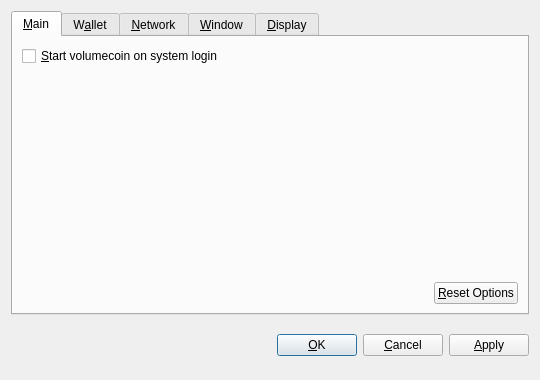
<?xml version="1.0" encoding="UTF-8"?>
<ui version="4.0">
 <class>OptionsDialog</class>
 <widget class="QDialog" name="OptionsDialog">
  <property name="geometry">
   <rect>
    <x>0</x>
    <y>0</y>
    <width>540</width>
    <height>380</height>
   </rect>
  </property>
  <property name="windowTitle">
   <string>Options</string>
  </property>
  <property name="modal">
   <bool>true</bool>
  </property>
  <layout class="QVBoxLayout" name="verticalLayout">
   <item>
    <widget class="QTabWidget" name="tabWidget">
     <property name="tabPosition">
      <enum>QTabWidget::North</enum>
     </property>
     <property name="currentIndex">
      <number>0</number>
     </property>
     <widget class="QWidget" name="tabMain">
      <attribute name="title">
       <string>&amp;Main</string>
      </attribute>
      <layout class="QVBoxLayout" name="verticalLayout_Main">
       <item>
        <widget class="QCheckBox" name="bitcoinAtStartup">
         <property name="toolTip">
          <string>Automatically start volumecoin after logging in to the system.</string>
         </property>
         <property name="text">
          <string>&amp;Start volumecoin on system login</string>
         </property>
        </widget>
       </item>
       <item>
        <spacer name="verticalSpacer_Main">
         <property name="orientation">
          <enum>Qt::Vertical</enum>
         </property>
         <property name="sizeHint" stdset="0">
          <size>
           <width>20</width>
           <height>40</height>
          </size>
         </property>
        </spacer>
       </item>
       <item>
        <layout class="QHBoxLayout" name="horizontalLayout_2_Main">
         <item>
          <spacer name="horizontalSpacer_2_Main">
           <property name="orientation">
            <enum>Qt::Horizontal</enum>
           </property>
           <property name="sizeHint" stdset="0">
            <size>
             <width>40</width>
             <height>20</height>
            </size>
           </property>
          </spacer>
         </item>
         <item>
          <widget class="QPushButton" name="resetButton">
           <property name="toolTip">
            <string>Reset all client options to default.</string>
           </property>
           <property name="text">
            <string>&amp;Reset Options</string>
           </property>
           <property name="autoDefault">
            <bool>false</bool>
           </property>
          </widget>
         </item>
        </layout>
       </item>
      </layout>
     </widget>
     <widget class="QWidget" name="tabWallet">
      <attribute name="title">
       <string>W&amp;allet</string>
      </attribute>
      <layout class="QVBoxLayout" name="verticalLayout_Network">
       <item>
        <widget class="QLabel" name="transactionFeeInfoLabel">
         <property name="text">
          <string>Optional transaction fee per kB that helps make sure your transactions are processed quickly. Most transactions are 1 kB.</string>
         </property>
         <property name="textFormat">
          <enum>Qt::PlainText</enum>
         </property>
         <property name="wordWrap">
          <bool>true</bool>
         </property>
        </widget>
       </item>
       <item>
        <layout class="QHBoxLayout" name="horizontalLayout_1_Main">
         <item>
          <widget class="QLabel" name="transactionFeeLabel">
           <property name="text">
            <string>Pay transaction &amp;fee</string>
           </property>
           <property name="textFormat">
            <enum>Qt::PlainText</enum>
           </property>
           <property name="buddy">
            <cstring>transactionFee</cstring>
           </property>
          </widget>
         </item>
         <item>
          <widget class="BitcoinAmountField" name="transactionFee"/>
         </item>
         <item>
          <spacer name="horizontalSpacer_1_Main">
           <property name="orientation">
            <enum>Qt::Horizontal</enum>
           </property>
           <property name="sizeHint" stdset="0">
            <size>
             <width>40</width>
             <height>20</height>
            </size>
           </property>
          </spacer>
         </item>
        </layout>
       </item>
       <item>
        <widget class="QLabel" name="label">
         <property name="text">
          <string>If you disable the spending of unconfirmed change, the change from a transaction cannot be used until that transaction has at least one confirmation. This also affects how your balance is computed.</string>
         </property>
         <property name="wordWrap">
          <bool>true</bool>
         </property>
        </widget>
       </item>
       <item>
        <widget class="QCheckBox" name="spendZeroConfChange">
         <property name="text">
          <string>Spend unconfirmed change  (experts only)</string>
         </property>
        </widget>
       </item>
       <item>
        <spacer name="verticalSpacer">
         <property name="orientation">
          <enum>Qt::Vertical</enum>
         </property>
         <property name="sizeHint" stdset="0">
          <size>
           <width>20</width>
           <height>40</height>
          </size>
         </property>
        </spacer>
       </item>
      </layout>
     </widget>
     <widget class="QWidget" name="tabNetwork">
      <attribute name="title">
       <string>&amp;Network</string>
      </attribute>
      <layout class="QVBoxLayout" name="verticalLayout_Network">
       <item>
        <widget class="QCheckBox" name="mapPortUpnp">
         <property name="toolTip">
          <string>Automatically open the volumecoin client port on the router. This only works when your router supports UPnP and it is enabled.</string>
         </property>
         <property name="text">
          <string>Map port using &amp;UPnP</string>
         </property>
        </widget>
       </item>
       <item>
        <widget class="QCheckBox" name="connectSocks">
         <property name="toolTip">
          <string>Connect to the volumecoin network through a SOCKS proxy (e.g. when connecting through Tor).</string>
         </property>
         <property name="text">
          <string>&amp;Connect through SOCKS proxy:</string>
         </property>
        </widget>
       </item>
       <item>
        <layout class="QHBoxLayout" name="horizontalLayout_Network">
         <item>
          <widget class="QLabel" name="proxyIpLabel">
           <property name="text">
            <string>Proxy &amp;IP:</string>
           </property>
           <property name="textFormat">
            <enum>Qt::PlainText</enum>
           </property>
           <property name="buddy">
            <cstring>proxyIp</cstring>
           </property>
          </widget>
         </item>
         <item>
          <widget class="QValidatedLineEdit" name="proxyIp">
           <property name="maximumSize">
            <size>
             <width>140</width>
             <height>16777215</height>
            </size>
           </property>
           <property name="toolTip">
            <string>IP address of the proxy (e.g. 127.0.0.1)</string>
           </property>
          </widget>
         </item>
         <item>
          <widget class="QLabel" name="proxyPortLabel">
           <property name="text">
            <string>&amp;Port:</string>
           </property>
           <property name="textFormat">
            <enum>Qt::PlainText</enum>
           </property>
           <property name="buddy">
            <cstring>proxyPort</cstring>
           </property>
          </widget>
         </item>
         <item>
          <widget class="QLineEdit" name="proxyPort">
           <property name="maximumSize">
            <size>
             <width>55</width>
             <height>16777215</height>
            </size>
           </property>
           <property name="toolTip">
            <string>Port of the proxy (e.g. 9050)</string>
           </property>
          </widget>
         </item>
         <item>
          <widget class="QLabel" name="socksVersionLabel">
           <property name="text">
            <string>SOCKS &amp;Version:</string>
           </property>
           <property name="textFormat">
            <enum>Qt::PlainText</enum>
           </property>
           <property name="buddy">
            <cstring>socksVersion</cstring>
           </property>
          </widget>
         </item>
         <item>
          <widget class="QValueComboBox" name="socksVersion">
           <property name="toolTip">
            <string>SOCKS version of the proxy (e.g. 5)</string>
           </property>
          </widget>
         </item>
         <item>
          <spacer name="horizontalSpacer_Network">
           <property name="orientation">
            <enum>Qt::Horizontal</enum>
           </property>
           <property name="sizeHint" stdset="0">
            <size>
             <width>40</width>
             <height>20</height>
            </size>
           </property>
          </spacer>
         </item>
        </layout>
       </item>
       <item>
        <spacer name="verticalSpacer_Network">
         <property name="orientation">
          <enum>Qt::Vertical</enum>
         </property>
         <property name="sizeHint" stdset="0">
          <size>
           <width>20</width>
           <height>40</height>
          </size>
         </property>
        </spacer>
       </item>
      </layout>
     </widget>
     <widget class="QWidget" name="tabWindow">
      <attribute name="title">
       <string>&amp;Window</string>
      </attribute>
      <layout class="QVBoxLayout" name="verticalLayout_Window">
       <item>
        <widget class="QCheckBox" name="minimizeToTray">
         <property name="toolTip">
          <string>Show only a tray icon after minimizing the window.</string>
         </property>
         <property name="text">
          <string>&amp;Minimize to the tray instead of the taskbar</string>
         </property>
        </widget>
       </item>
       <item>
        <widget class="QCheckBox" name="minimizeOnClose">
         <property name="toolTip">
          <string>Minimize instead of exit the application when the window is closed. When this option is enabled, the application will be closed only after selecting Quit in the menu.</string>
         </property>
         <property name="text">
          <string>M&amp;inimize on close</string>
         </property>
        </widget>
       </item>
       <item>
        <spacer name="verticalSpacer_Window">
         <property name="orientation">
          <enum>Qt::Vertical</enum>
         </property>
         <property name="sizeHint" stdset="0">
          <size>
           <width>20</width>
           <height>40</height>
          </size>
         </property>
        </spacer>
       </item>
      </layout>
     </widget>
     <widget class="QWidget" name="tabDisplay">
      <attribute name="title">
       <string>&amp;Display</string>
      </attribute>
      <layout class="QVBoxLayout" name="verticalLayout_Display">
       <item>
        <layout class="QHBoxLayout" name="horizontalLayout_1_Display">
         <item>
          <widget class="QLabel" name="langLabel">
           <property name="text">
            <string>User Interface &amp;language:</string>
           </property>
           <property name="textFormat">
            <enum>Qt::PlainText</enum>
           </property>
           <property name="buddy">
            <cstring>lang</cstring>
           </property>
          </widget>
         </item>
         <item>
          <widget class="QValueComboBox" name="lang">
           <property name="toolTip">
            <string>The user interface language can be set here. This setting will take effect after restarting volumecoin.</string>
           </property>
          </widget>
         </item>
        </layout>
       </item>
       <item>
        <layout class="QHBoxLayout" name="horizontalLayout_2_Display">
         <item>
          <widget class="QLabel" name="unitLabel">
           <property name="text">
            <string>&amp;Unit to show amounts in:</string>
           </property>
           <property name="textFormat">
            <enum>Qt::PlainText</enum>
           </property>
           <property name="buddy">
            <cstring>unit</cstring>
           </property>
          </widget>
         </item>
         <item>
          <widget class="QValueComboBox" name="unit">
           <property name="toolTip">
            <string>Choose the default subdivision unit to show in the interface and when sending coins.</string>
           </property>
          </widget>
         </item>
        </layout>
       </item>
       <item>
        <widget class="QCheckBox" name="displayAddresses">
         <property name="toolTip">
          <string>Whether to show volumecoin addresses in the transaction list or not.</string>
         </property>
         <property name="text">
          <string>&amp;Display addresses in transaction list</string>
         </property>
        </widget>
       </item>
       <item>
        <widget class="QCheckBox" name="coinControlFeatures">
         <property name="toolTip">
          <string>Whether to show coin control features or not.</string>
         </property>
         <property name="text">
          <string>Display coin &amp;control features (experts only!)</string>
         </property>
        </widget>
       </item>
       <item>
        <spacer name="verticalSpacer_Display">
         <property name="orientation">
          <enum>Qt::Vertical</enum>
         </property>
         <property name="sizeHint" stdset="0">
          <size>
           <width>20</width>
           <height>40</height>
          </size>
         </property>
        </spacer>
       </item>
      </layout>
     </widget>
    </widget>
   </item>
   <item>
    <layout class="QHBoxLayout" name="horizontalLayout_Buttons">
     <item>
      <spacer name="horizontalSpacer_1">
       <property name="orientation">
        <enum>Qt::Horizontal</enum>
       </property>
       <property name="sizeHint" stdset="0">
        <size>
         <width>40</width>
         <height>48</height>
        </size>
       </property>
      </spacer>
     </item>
     <item>
      <widget class="QLabel" name="statusLabel">
       <property name="font">
        <font>
         <weight>75</weight>
         <bold>true</bold>
        </font>
       </property>
       <property name="text">
        <string/>
       </property>
       <property name="textFormat">
        <enum>Qt::PlainText</enum>
       </property>
       <property name="wordWrap">
        <bool>true</bool>
       </property>
      </widget>
     </item>
     <item>
      <spacer name="horizontalSpacer_2">
       <property name="orientation">
        <enum>Qt::Horizontal</enum>
       </property>
       <property name="sizeHint" stdset="0">
        <size>
         <width>40</width>
         <height>48</height>
        </size>
       </property>
      </spacer>
     </item>
     <item>
      <widget class="QPushButton" name="okButton">
       <property name="text">
        <string>&amp;OK</string>
       </property>
      </widget>
     </item>
     <item>
      <widget class="QPushButton" name="cancelButton">
       <property name="text">
        <string>&amp;Cancel</string>
       </property>
       <property name="autoDefault">
        <bool>false</bool>
       </property>
      </widget>
     </item>
     <item>
      <widget class="QPushButton" name="applyButton">
       <property name="text">
        <string>&amp;Apply</string>
       </property>
       <property name="autoDefault">
        <bool>false</bool>
       </property>
      </widget>
     </item>
    </layout>
   </item>
  </layout>
 </widget>
 <customwidgets>
  <customwidget>
   <class>BitcoinAmountField</class>
   <extends>QSpinBox</extends>
   <header>bitcoinamountfield.h</header>
  </customwidget>
  <customwidget>
   <class>QValueComboBox</class>
   <extends>QComboBox</extends>
   <header>qvaluecombobox.h</header>
  </customwidget>
  <customwidget>
   <class>QValidatedLineEdit</class>
   <extends>QLineEdit</extends>
   <header>qvalidatedlineedit.h</header>
  </customwidget>
 </customwidgets>
 <resources/>
 <connections/>
</ui>
